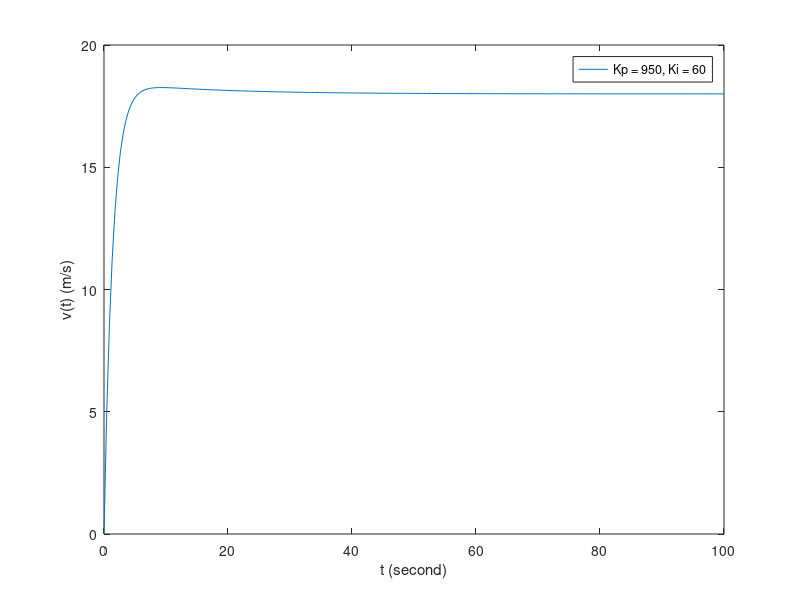

Reproduce this figure in MATLAB. (Note: this script raises an error after producing the figure.)
% Demonstration of Cruise Control 
% Using PI (Proportional and Integral) Controller 
% Author: Chao Wang
%
% Task: Complete and run the script. 
% The places you need to add code start with a capitized word. 
clear all; close all;

% This example is adapted from 
% http://ctms.engin.umich.edu/CTMS/index.php?example=CruiseControl&section=ControlPID
% A good tutorial on PID controller can be found at 
% http://ctms.engin.umich.edu/CTMS/index.php?example=Introduction&section=ControlPID
m = 1300; % mass of the car in kg
b = 60; % damping coefficient in Ns/m
v0 = 18; % reference car speed in m/s (40mph)

% Kp can be used to decrease rise time and decrease steady state error,
% however, too large of Kp can't be achieved realistically due to 
% actuator constraint, such as engine and drivetrain power limitations.
% let's assume Kp have to be less than 1000 here.
% It has to be used in conjunction with Ki, which decreases rise time  
% and eliminates steady state error. However if too large a Ki is used, 
% overshoot can occur.
%
% MODIFY Kp and Ki to satisfy design requirements 
% You can use the following range to try out the values for Kp and Ki
% but you don't have to because there are other values that could satisfy 
% the design requirements. They are given to make your search easier
% since there are only 15 combinations, note more than one pair of values 
% for Kp and Ki could satisfy the requirement, i.e., the answer is not 
% unique. 
% 800 < Kp < 1000 (use step 50), 40 < Ki < 70 (use step 5)
% Also try out the following parameters to see what can go wrong: 
% Kp = 100, Ki = 0 (doesn't converge to 18 m/s not satisfy requirement) 
% Kp = 100, Ki = 100 (big overshoot not satisfy requirement) 
Kp = 950; % proportional control constant
Ki = 60; % integral control constant


% set up the closed loop control system function
% from input x(t) (desired speed) and output v(t) (actual speed)
s = tf('s'); % set up to have the tranfer function written in s directly
Hp = 1/(m*s+b) % plant transfer function
Hc = Kp + Ki/s % controller transfer function

% calculate the system transfer function by hand and compare 
H = feedback(Hc*Hp, 1) % system transfer function

% if all poles have negative real parts, the system is stable
pole(H)

% plot the actual speed v(t) when the desired speed x(t) is a step
% function, i.e., 
% generate output v(t) of a feedback system H, when the system input is 
% a unit step function x(t)=v0u(t).
% Since the unit step function has magnitude v0, the output
% is also scaled. 
[v, t] = step(H); % generate step response
v = v0*v; % scaled output due to unit step has magnitude v0
plot(t, v)
xlabel('t (second)')
ylabel('v(t) (m/s)')
str = sprintf('Kp = %d, Ki = %d', Kp, Ki);
legend(str);

% get step response characteristics, which are used to determine
% if the controller is able to satisfy the required performance metrics
S = stepinfo(v,t,v0) % v and t are step response data
                     % v0 is the steady state value

% Definitions of the step response metrics
% RiseTime: the time to cross from 10% to 90% of final state/reference
% level
% SettlingTime: the time to reach and remain within 2% tolerance region
% of the final state level
% SettlingMin: minimum value after the response has risen to 90%.
% SettlingMax: maximum value after the response has risen to 90%
% Overshoot: the greatest absolute percentage deviation larger than the 
% final state level
% Undershoot: the greatest absolute percentage deviation below the final 
% state level
% Peak: peak absolute value
% PeakTime: time at which this peak is reached
